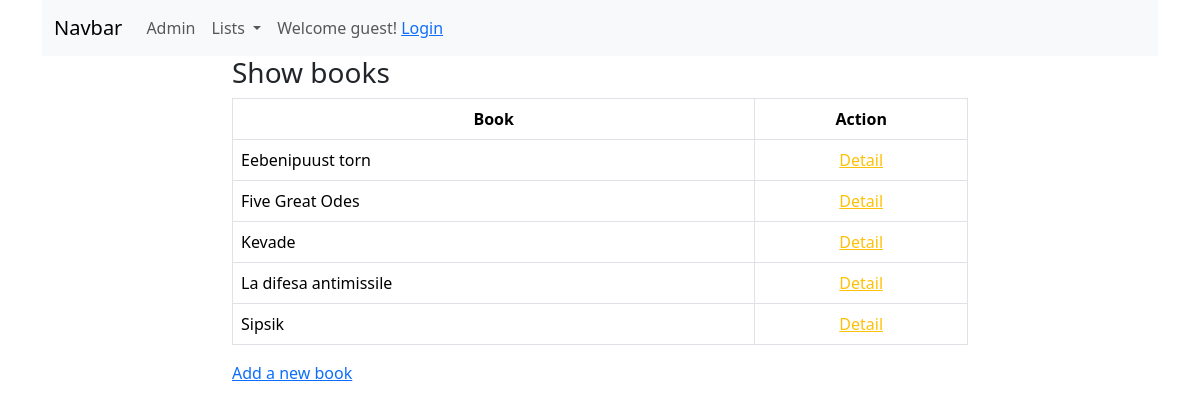
The page /booksapp/book_list/ on the database as committed earlier.
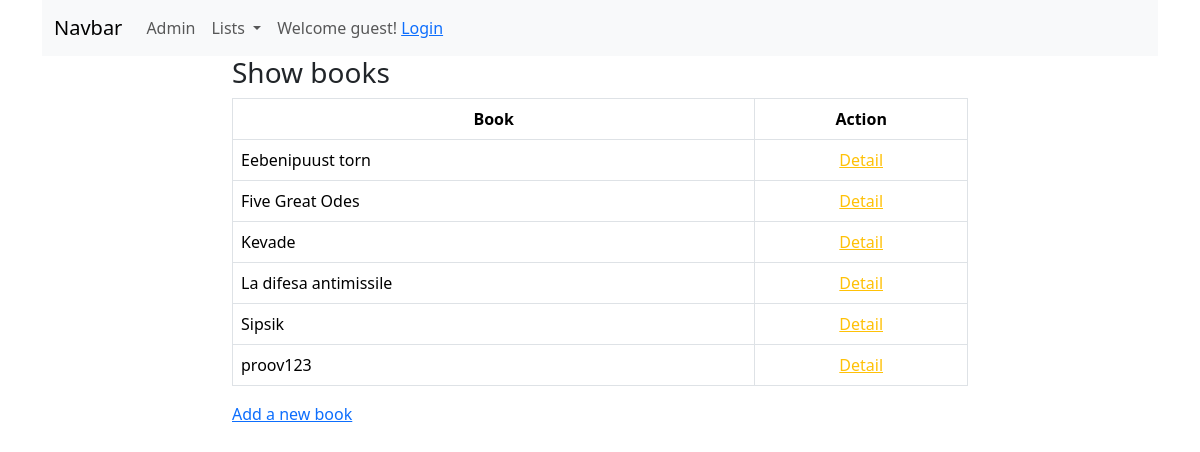
The same page on the database as committed later.
### booksapp/models.py (models this page shows, shortened)
class Book(models.Model):
    title = models.CharField(max_length=100)
    author = models.ForeignKey(Author, on_delete=models.SET_NULL, null=True)
    book_language = models.ForeignKey(Language, on_delete=models.SET_NULL, null=True)
    isbn = models.CharField(verbose_name='ISBN number', max_length=13, validators=[validate_digits_length])
    number_of_pages = models.PositiveIntegerField(validators=[MinValueValidator(2)])
    description = models.TextField(null=True, blank=True)
    book_published_year = models.PositiveIntegerField(validators=[MinValueValidator(1900), max_value_current_year])
    class Meta:
        ordering = ['title']

### booksapp/views.py (the view)
# urls.py: path('book_list/', views.BookListView.as_view(), name='book_list'),  # Book List View
class BookListView(ListView):
    model = Book

### booksapp/templates/booksapp/book_list.html (shortened to what this page needs)
{% extends 'base.html' %}
{% block content %}
    <div class="row">
        <div class="col-8 mx-auto">
            <h3>Show books</h3>
            <table class="table table-bordered table-hoover">
                <thead>
                <tr class="text-center">
                    <th>Book</th>
                    <th>Action</th>
                </tr>
                </thead>
                <tbody>
                    {% for book in object_list %}
                        <tr>
                            <td>{{ book.title }}</td>
                            <td class="text-center">
                                <a href="{% url 'booksapp:book_detail' pk=book.id %}" class="text-warning">Detail</a>
                            </td>
                        </tr>
                    {% endfor %}
                </tbody>
            </table>
        <a href="{% url 'booksapp:book_create' %}">Add a new book</a>
        </div>
    </div>
{% endblock %}

Rows that differ between the two databases and show on the page:
added Book: title "proov123"
